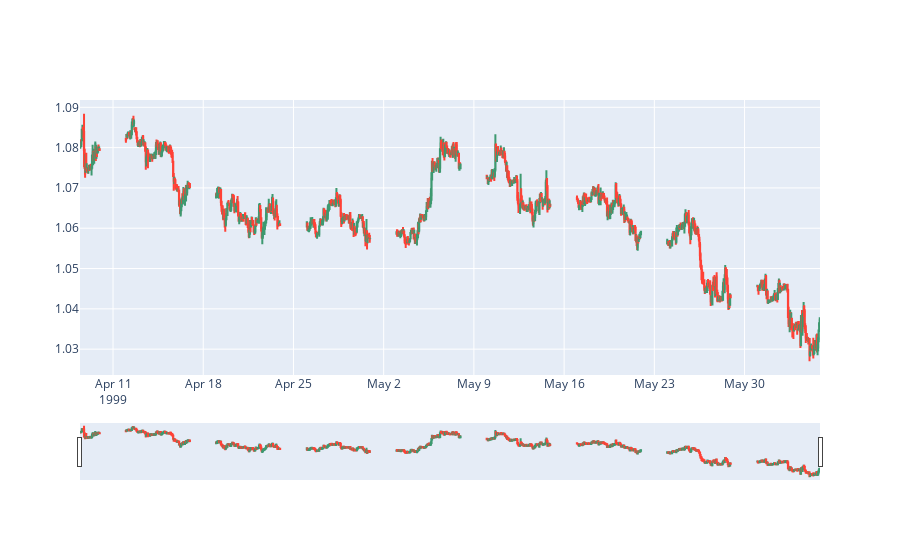

Notebook source saved alongside this figure:
### Code cell
utils.plot_candles(eurusd, 0.01)

### Figure 1 — Plotly figure (JSON) as saved in the notebook; plotly's stock layout.template omitted (floating-point values rounded to 4 significant figures; data arrays with more than 128 entries replaced by an {"elided": "..."} marker saying what was removed)
{"data": [{"close": {"elided": "992 float values"}, "high": {"elided": "992 float values"}, "low": {"elided": "992 float values"}, "open": {"elided": "992 float values"}, "type": "candlestick", "x": {"elided": "992 str values"}}], "layout": {}}
